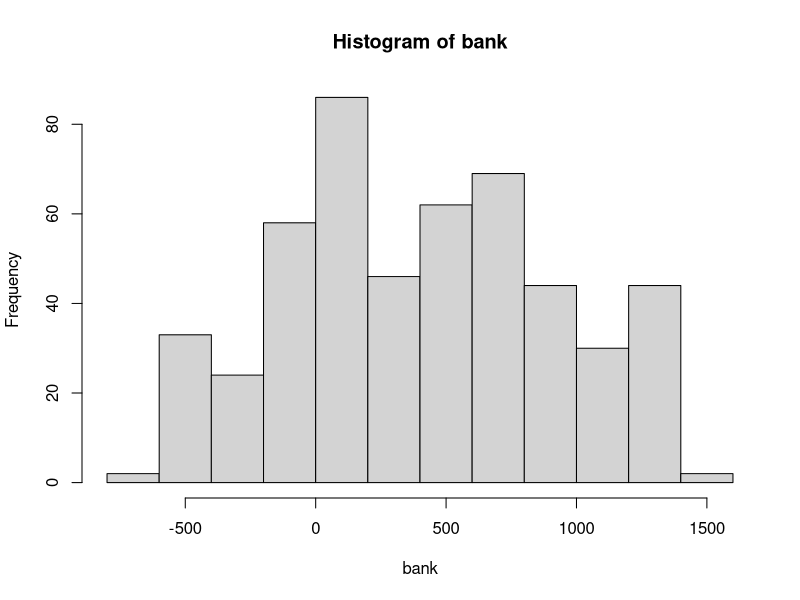

Write R code to recreate this figure.
## ---- chunk 1
knitr::opts_chunk$set(echo = TRUE)
require(tidyverse)
require(tidyverse)
require(knitr)
## ---- chunk 2
setsize = 35
odds = 4.35
bank=numeric()
## ---- chunk 3
bdays<-1:365
class<-sample(bdays,size = setsize, replace = TRUE,prob = NULL)
sort(class)
betwin <-unique(class)
brownlowbux=0
nCLASS=1000
## ---- chunk 4
for(j in 1:500){
for (i in 1:nCLASS){
class<-sample(bdays,size = setsize, replace = TRUE,prob = NULL)
length(class)
betwin = unique(class)
length(betwin)
brwnlowbux <-if(length(class)-length(betwin)>0)brownlowbux=brownlowbux+1 else brownlowbux=brownlowbux-odds
}
bank[j]= brownlowbux}
## ---- chunk 5
hist(bank)
